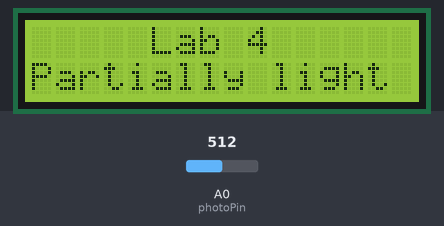
The sketch below on a simulated Arduino Uno, built with avr-gcc and run on an emulated ATmega328P. Parts: 16×2 character LCD. The test bench sets the inputs (shaded band); at power-on: A0 (photoPin) = 512. What the sketch prints to the serial monitor is not drawn.

Above: at 1.2 s.
1.3 s: A0 (photoPin) set to 573
2.8 s: A0 (photoPin) set to 587
At 3.2 s:
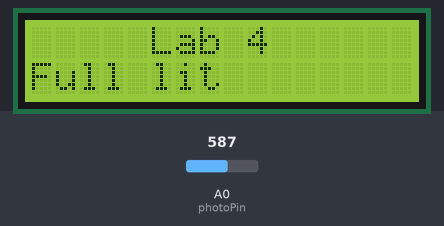
4.3 s: A0 (photoPin) set to 306
At 5.6 s:
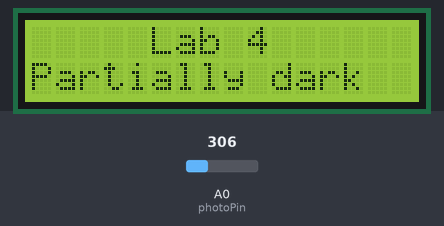
5.9 s: A0 (photoPin) set to 267
7.4 s: A0 (photoPin) set to 239
At 8.1 s:
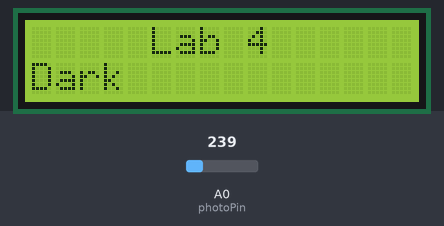
9.1 s: A0 (photoPin) set to 511
At 10.6 s:
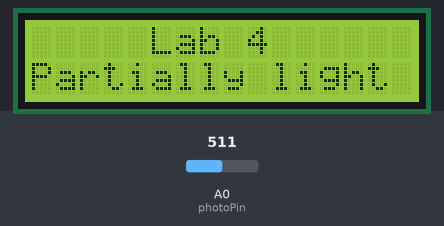
Timing chart, 0 to 11.7 s (numbered marks = the images above; inputs shaded):
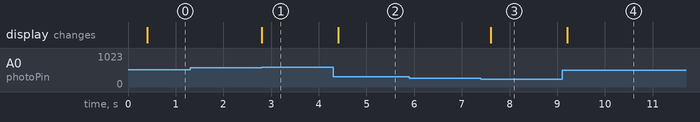

The sketch:

vkiril2Lab4.ino
```cpp
//
//  Viktor Kirillov - 677621632
//  Lab 4 - More complicated input
//  Description: Displays the relative amount of the light in the room on LCD display.
//  Assumptions: Lowest and Largest values on the photocell are 200 and 800 respectively.
//               LCD is connected to ports 12, 11, 5, 4, 3, 2; Analog device is connected to pin A0.
//  No references.
//

#include <LiquidCrystal.h>
#include <string.h>
#include "Timer.hpp"

class LCDScroller {
private:
    const byte m_width, m_height;
    char *m_firstLine;
    byte firstLineLen = 0;

    char values[6][20] = {"Starting up...", "Dark", "Partially dark", "Medium", "Partially light", "Full lit"};
    int lowestValue = 250;
    int highestValue = 800;
    int prevValue = 0;

    LiquidCrystal *m_lcd;

public:
    LCDScroller(byte width, byte height): m_width(width), m_height(height) {
        m_firstLine = new char[width+1];
    }

    void setup(LiquidCrystal *lcd, const char *firstLine) {
        m_lcd = lcd;
        m_lcd->begin(m_width, m_height);

        // Copying parameters into member variables
        strncpy(m_firstLine, firstLine, m_width);

        // Getting lengths of strings
        firstLineLen = strlen(m_firstLine);

        // Printing firstLine in the center of the 1st line
        m_lcd->setCursor((m_width-firstLineLen)/2, 0);
        m_lcd->print(m_firstLine);

        // Printing value on the second line
        m_lcd->setCursor(0,1);
        m_lcd->print(values[prevValue]);
    }

    void update(int value) {
        int diapason = highestValue - lowestValue;
        int delta = diapason / 5;

        // Interpolating the value in the range
        int newValue = 1;
        for(int i=lowestValue; i<highestValue; i += delta) {
            if (i < value) {
                newValue += 1;
            }
        }

        // We have max 5 values to display
        newValue = newValue > 5 ? 5 : newValue;
        if (newValue == prevValue)
            return;

        Serial.print(value); Serial.print(" -> "); Serial.println(newValue);

        m_lcd->clear();

        // Draw firstLine on the same position
        m_lcd->setCursor((m_width-firstLineLen)/2, 0);
        m_lcd->print(m_firstLine);

        // Draw value
        m_lcd->setCursor(0,1);
        m_lcd->print(values[newValue]);

        prevValue = newValue;
    }
};

LCDScroller *controller;
Timer *timer;

int photoPin = A0;

void setup() {
    LiquidCrystal *lcd = new LiquidCrystal(12, 11, 5, 4, 3, 2);

    // Controls the whole LCD
    controller = new LCDScroller(16, 2);
    controller->setup(lcd, "Lab 4");

    // Controls the time defferences imitating delays
    timer = new Timer;
    timer->add( [controller](){ controller->update(analogRead(photoPin)); }, 400);

    pinMode(photoPin, INPUT);
    Serial.begin(9600);
}

void loop() {
//  Serial.println(analogRead(photoPin));
    timer->update();
}
```

Timer.hpp
```cpp
// (licence header left out)
#ifndef Timer_hpp
#define Timer_hpp

#include "Arduino.h"
#include <stdlib.h>

class Timer {
private:
    class FuncObject {
    public:
        void (*m_func)(void);
        unsigned long m_interval;
        unsigned long m_previous;

        FuncObject(void (*func)(void), unsigned long interval): m_previous(0) {
            m_func = func;
            m_interval = interval;
        }
    };

    FuncObject **objects;
    int size, capacity;

    unsigned long currentTime;

public:
    Timer(): size(0), capacity(2) {
        objects = (FuncObject**) malloc(sizeof(FuncObject)*capacity);
    }

    // Add new function to timer
    void add(void (*m_func)(void), unsigned long interval) {
        if (size == capacity)
            growArray();

        // Save new object
        objects[size++] = new FuncObject(m_func, interval);
    }

    // Should be runned in a loop
    void update() {
        // Get the current time
        currentTime = millis();

        // For each object in a timer
        for (int i=0; i<size; i++) {
            // If it's a time to run it
            if (currentTime - objects[i]->m_previous >= objects[i]->m_interval) {
                objects[i]->m_func();
                objects[i]->m_previous = currentTime;
            }
        }
    }

private:
    // Grows array of objects when filled
    void growArray() {
        capacity += 2;
        FuncObject **newObjects = (FuncObject**) malloc(sizeof(FuncObject)*capacity);
        for (int i=0; i<size; i++)
            newObjects[i] = objects[i];
        free(objects);
        objects = newObjects;
    }
};

#endif /* Timer_hpp */
```

Measured:
- the behaviour switches between 580 and 581 on A0 (photoPin) (found by bisection; images 0 and 1)
- the behaviour switches between 251 and 250 on A0 (photoPin) (found by bisection; images 2 and 3)
- after the input at 1.3 s, every drawn part: stays the same
- after the input at 2.8 s, the display: changes at once (image 1)
- after the input at 4.3 s, the display: changes after 0.11 s (image 2)
- after the input at 5.9 s, every drawn part: stays the same
- after the input at 7.4 s, the display: changes after 0.20 s (image 3)
- after the input at 9.1 s, the display: changes after 0.11 s (image 4)
